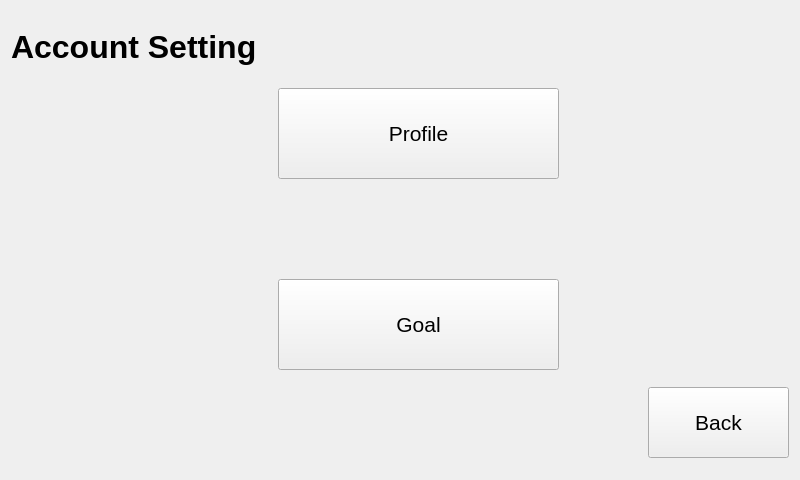
<?xml version="1.0" encoding="UTF-8"?>
<ui version="4.0">
 <class>accountSetting</class>
 <widget class="QWidget" name="accountSetting">
  <property name="geometry">
   <rect>
    <x>0</x>
    <y>0</y>
    <width>800</width>
    <height>480</height>
   </rect>
  </property>
  <property name="windowTitle">
   <string>accountSetting</string>
  </property>
  <layout class="QGridLayout" name="gridLayout">
   <item row="0" column="0">
    <widget class="QLabel" name="label">
     <property name="minimumSize">
      <size>
       <width>261</width>
       <height>71</height>
      </size>
     </property>
     <property name="maximumSize">
      <size>
       <width>261</width>
       <height>71</height>
      </size>
     </property>
     <property name="font">
      <font>
       <family>Helvetica Neue</family>
       <pointsize>24</pointsize>
       <weight>75</weight>
       <bold>true</bold>
      </font>
     </property>
     <property name="text">
      <string>Account Setting</string>
     </property>
    </widget>
   </item>
   <item row="1" column="1">
    <widget class="QPushButton" name="btn_send">
     <property name="minimumSize">
      <size>
       <width>281</width>
       <height>91</height>
      </size>
     </property>
     <property name="font">
      <font>
       <family>Helvetica Neue</family>
       <pointsize>16</pointsize>
      </font>
     </property>
     <property name="text">
      <string>Profile</string>
     </property>
    </widget>
   </item>
   <item row="2" column="1">
    <spacer name="verticalSpacer_2">
     <property name="orientation">
      <enum>Qt::Vertical</enum>
     </property>
     <property name="sizeHint" stdset="0">
      <size>
       <width>20</width>
       <height>40</height>
      </size>
     </property>
    </spacer>
   </item>
   <item row="3" column="1">
    <widget class="QPushButton" name="btn_guest">
     <property name="minimumSize">
      <size>
       <width>281</width>
       <height>91</height>
      </size>
     </property>
     <property name="font">
      <font>
       <family>Helvetica Neue</family>
       <pointsize>16</pointsize>
      </font>
     </property>
     <property name="text">
      <string>Goal</string>
     </property>
    </widget>
   </item>
   <item row="3" column="2" colspan="2">
    <spacer name="horizontalSpacer">
     <property name="orientation">
      <enum>Qt::Horizontal</enum>
     </property>
     <property name="sizeHint" stdset="0">
      <size>
       <width>215</width>
       <height>20</height>
      </size>
     </property>
    </spacer>
   </item>
   <item row="4" column="1">
    <spacer name="verticalSpacer">
     <property name="orientation">
      <enum>Qt::Vertical</enum>
     </property>
     <property name="sizeHint" stdset="0">
      <size>
       <width>20</width>
       <height>40</height>
      </size>
     </property>
    </spacer>
   </item>
   <item row="4" column="2">
    <spacer name="horizontalSpacer_2">
     <property name="orientation">
      <enum>Qt::Horizontal</enum>
     </property>
     <property name="sizeHint" stdset="0">
      <size>
       <width>72</width>
       <height>20</height>
      </size>
     </property>
    </spacer>
   </item>
   <item row="4" column="3">
    <widget class="QPushButton" name="btn_back">
     <property name="minimumSize">
      <size>
       <width>141</width>
       <height>71</height>
      </size>
     </property>
     <property name="font">
      <font>
       <family>Helvetica Neue</family>
       <pointsize>16</pointsize>
      </font>
     </property>
     <property name="text">
      <string>Back</string>
     </property>
    </widget>
   </item>
  </layout>
 </widget>
 <layoutdefault spacing="6" margin="11"/>
 <resources/>
 <connections/>
</ui>
